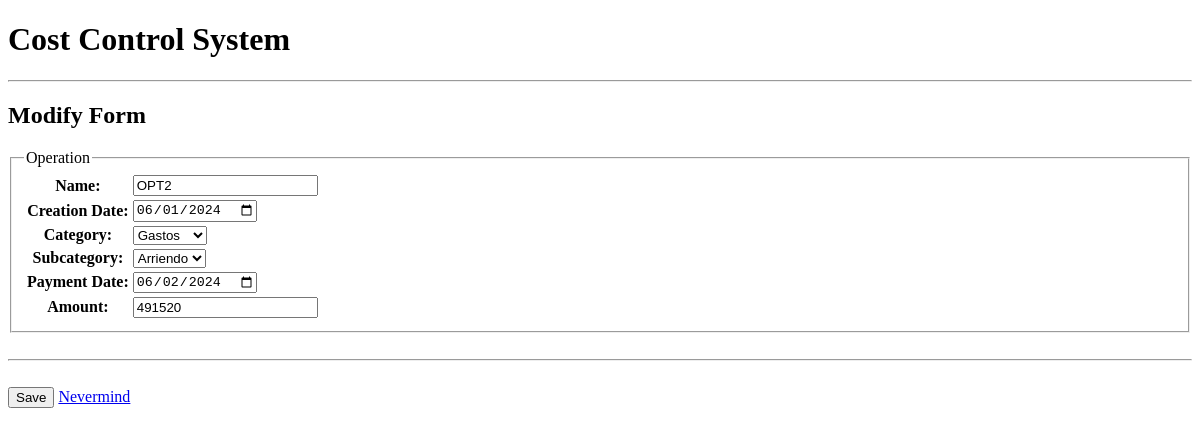
The page /entry/2/ on the database as committed earlier.
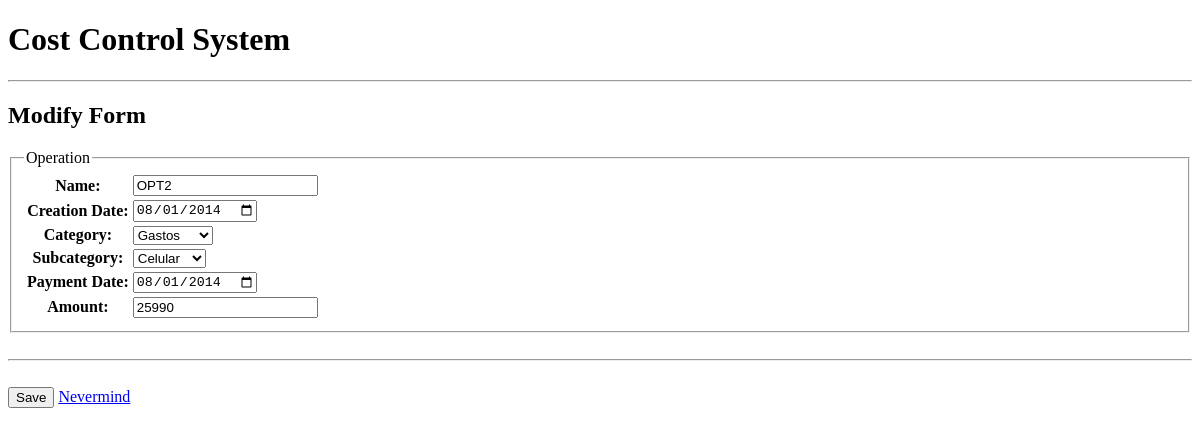
The same page on the database as committed later.
### TRANSACTION/models.py (models this page shows, shortened)
class Operaciones(models.Model):
    name = models.CharField(max_length=100, blank=True, null=True,default='OPT')
    fecha_creacion = models.DateField(null=False, blank=False)
    category = models.ForeignKey(Category, on_delete=models.SET_NULL, null = True)
    subcategory = models.ForeignKey(Subcategory, on_delete=models.SET_NULL, null = True)
    fecha_pago = models.DateField(null=True, blank=True)
    monto =  models.PositiveIntegerField(default=0)

### TRANSACTION/views.py (the view)
# urls.py: path('entry/<int:pk>/', views.OperacionesUpdateView.as_view(), name='operation_change'),
class OperacionesUpdateView(UpdateView):
    model = Operaciones
    form_class = OperacionesForm
    success_url = reverse_lazy('operation_changelist')
    template_name ='TRANSACTION/operationes_modify.html'

### TRANSACTION/forms.py
class OperacionesForm(forms.ModelForm):
    class Meta:
        model = Operaciones
        fields = ('name','fecha_creacion','category','subcategory','fecha_pago','monto')
        widgets = {
             'fecha_creacion': forms.DateInput(attrs={'type': 'date'}),
             'fecha_pago': forms.DateInput(attrs={'type': 'date'}),
             'monto': forms.NumberInput(attrs={'class': 'currency-input', 'step': '0.01'})
        }
    def __init__(self,*args,**kwargs):
        super().__init__(*args,**kwargs)
        self.fields['subcategory'].queryset = Subcategory.objects.none()
        if 'category' in self.data:
            try:
                category_id = int(self.data.get('category'))
                self.fields['subcategory'].queryset = Subcategory.objects.filter(category_id=category_id).order_by('name')
            except (ValueError, TypeError):
                pass # invalid input from the client; ignore and fallback to empty City queryset
        elif self.instance.pk:
            self.fields['subcategory'].queryset = self.instance.category.subcategory_set.order_by('name')

### TRANSACTION/models.py (called while the page is built)
    def __str__(self):
        return self.name

    def __str__(self):
        return self.name

### templates/TRANSACTION/operationes_modify.html (shortened to what this page needs)
{% extends 'base.html' %}
{% block content %}
  <h2>Modify Form</h2>
  <form method="post" id="operacionesForm" data-subcategories-url="{% url 'ajax_load_subcategories' %}" novalidate>
    <fieldset>
    <legend>Operation</legend>
    <table>
      <tr>
          <th><label for="id_name">Name:</label></th>
          <td>{{ form.name }}</td>
      </tr>
      <tr>
        <th><label for="id_fecha_creacion">Creation Date:</label></th>
        <td><input type="date" id="id_fecha_creacion" name="fecha_creacion" value="{{ form.instance.fecha_creacion|date:"Y-m-d" }}"></td>
      </tr>
      <tr>
        <th><label for="id_category">Category:</label></th>
        <td>{{ form.category }}</td>
      </tr>
      <tr>
        <th><label for="id_subcategory">Subcategory:</label></th>
        <td>{{ form.subcategory }}</td>
      </tr>
      <tr>
        <th><label for="id_fecha_pago">Payment Date:</label></th>
        <td><input type="date" id="id_fecha_pago" name="fecha_pago" value="{{ form.instance.fecha_pago|date:"Y-m-d" }}"></td>
      </tr>
      <th><label for="id_monto">Amount:</label></th>
          <td>{{ form.monto }}</td>
    </table>
    </fieldset>
    <br>
    <hr>
    <br>
    <button type="submit">Save</button>
    <a href="{% url 'operation_changelist' %}">Nevermind</a>
  </form>
{% endblock %}

Rows that differ between the two databases and show on the page:
changed Operaciones "OPT2": fecha_creacion "06/01/2024" → "08/01/2014"; subcategory "Arriendo" → "Celular"; fecha_pago "06/02/2024" → "08/01/2014"; monto "491520" → "25990"
